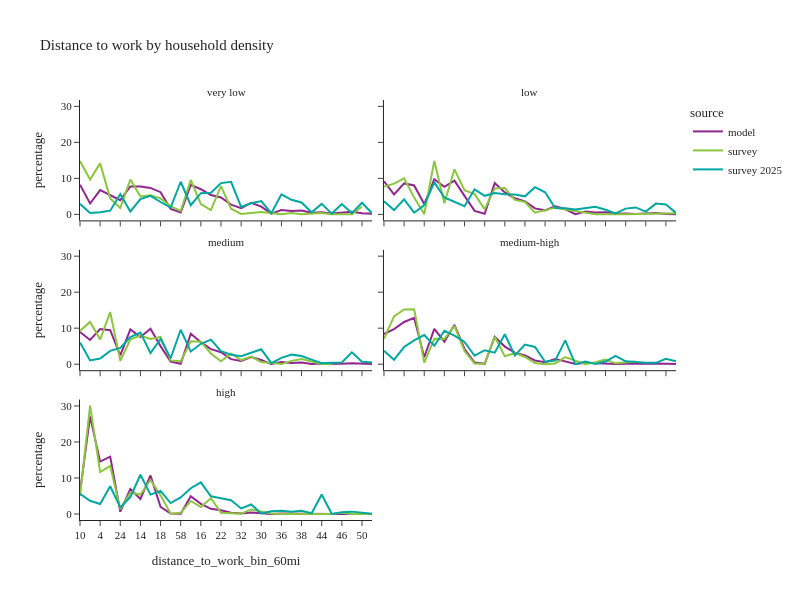

Write notebook code for a chart like this one.
### Code cell
df_plot = per_data.groupby(['source','log_hh_1_group','distance_to_work_bin_60mi'], observed=True)['person_weight'].sum().reset_index()
df_plot['percentage'] = df_plot.groupby(['source','log_hh_1_group'], group_keys=False)['person_weight']. \
    apply(lambda x: 100 * x / float(x.sum()))
# df_plot

fig2 = px.line(df_plot, x='distance_to_work_bin_60mi', y="percentage", color="source",
               facet_col="log_hh_1_group", facet_col_wrap=2,
               title="Distance to work by household density")
fig2.for_each_annotation(lambda a: a.update(text = a.text.split("=")[-1]))
fig2.update_layout(height=600, width=800, font=dict(size=11))
fig2.show()

### Figure 1 — Plotly figure (JSON) as saved in the notebook; plotly's stock layout.template omitted (floating-point values rounded to 4 significant figures)
{"data": [{"hovertemplate": "source=model<br>log_hh_1_group=very low<br>distance_to_work_bin_60mi=%{x}<br>percentage=%{y}<extra></extra>", "legendgroup": "model", "line": {"color": "#91268F", "dash": "solid"}, "marker": {"symbol": "circle"}, "mode": "lines", "name": "model", "orientation": "v", "showlegend": true, "type": "scatter", "x": ["10", "0", "4", "2", "24", "8", "14", "6", "18", "34", "58", "12", "16", "20", "22", "28", "32", "26", "30", "54", "36", "40", "38", "48", "44", "52", "46", "42", "50", "56"], "xaxis": "x5", "y": [8.23, 3.026, 6.761, 5.419, 3.954, 7.759, 7.73, 7.36, 6.163, 1.504, 0.5524, 8.184, 6.994, 5.366, 4.705, 2.717, 1.716, 3.213, 2.141, 0.1998, 1.235, 0.9122, 1.083, 0.4366, 0.6108, 0.2579, 0.541, 0.7335, 0.3298, 0.1669], "yaxis": "y5"}, {"hovertemplate": "source=model<br>log_hh_1_group=low<br>distance_to_work_bin_60mi=%{x}<br>percentage=%{y}<extra></extra>", "legendgroup": "model", "line": {"color": "#91268F", "dash": "solid"}, "marker": {"symbol": "circle"}, "mode": "lines", "name": "model", "orientation": "v", "showlegend": false, "type": "scatter", "x": ["10", "0", "4", "2", "24", "8", "14", "6", "18", "34", "58", "12", "16", "20", "22", "28", "32", "26", "30", "54", "36", "40", "38", "48", "44", "52", "46", "42", "50", "56"], "xaxis": "x6", "y": [9.202, 5.545, 8.603, 8.035, 2.884, 9.709, 7.668, 9.377, 5.131, 0.9709, 0.1919, 8.683, 6.115, 4.477, 3.623, 1.673, 1.123, 2.265, 1.484, 0.0614, 0.7668, 0.5154, 0.6263, 0.1489, 0.2541, 0.07829, 0.2176, 0.4045, 0.1094, 0.05833], "yaxis": "y6"}, {"hovertemplate": "source=model<br>log_hh_1_group=medium<br>distance_to_work_bin_60mi=%{x}<br>percentage=%{y}<extra></extra>", "legendgroup": "model", "line": {"color": "#91268F", "dash": "solid"}, "marker": {"symbol": "circle"}, "mode": "lines", "name": "model", "orientation": "v", "showlegend": false, "type": "scatter", "x": ["10", "0", "4", "2", "24", "8", "14", "6", "18", "34", "58", "12", "16", "20", "22", "28", "32", "26", "30", "54", "36", "40", "38", "48", "44", "52", "46", "42", "50", "56"], "xaxis": "x3", "y": [8.94, 6.732, 9.781, 9.444, 2.477, 9.677, 7.543, 9.855, 5.021, 0.7135, 0.1217, 8.481, 6.11, 4.184, 3.331, 1.408, 0.8691, 1.955, 1.158, 0.03867, 0.5912, 0.3278, 0.4413, 0.08815, 0.1771, 0.05573, 0.1219, 0.2495, 0.07639, 0.03109], "yaxis": "y3"}, {"hovertemplate": "source=model<br>log_hh_1_group=medium-high<br>distance_to_work_bin_60mi=%{x}<br>percentage=%{y}<extra></extra>", "legendgroup": "model", "line": {"color": "#91268F", "dash": "solid"}, "marker": {"symbol": "circle"}, "mode": "lines", "name": "model", "orientation": "v", "showlegend": false, "type": "scatter", "x": ["10", "0", "4", "2", "24", "8", "14", "6", "18", "34", "58", "12", "16", "20", "22", "28", "32", "26", "30", "54", "36", "40", "38", "48", "44", "52", "46", "42", "50", "56"], "xaxis": "x4", "y": [8.389, 9.751, 11.73, 12.89, 1.926, 9.818, 6.259, 10.95, 4.223, 0.4516, 0.1125, 7.639, 4.892, 3.199, 2.46, 1.025, 0.5649, 1.463, 0.7789, 0.02874, 0.3758, 0.2456, 0.3234, 0.05543, 0.1149, 0.02751, 0.08967, 0.162, 0.03587, 0.02384], "yaxis": "y4"}, {"hovertemplate": "source=model<br>log_hh_1_group=high<br>distance_to_work_bin_60mi=%{x}<br>percentage=%{y}<extra></extra>", "legendgroup": "model", "line": {"color": "#91268F", "dash": "solid"}, "marker": {"symbol": "circle"}, "mode": "lines", "name": "model", "orientation": "v", "showlegend": false, "type": "scatter", "x": ["10", "0", "4", "2", "24", "8", "14", "6", "18", "34", "58", "12", "16", "20", "22", "28", "32", "26", "30", "54", "36", "40", "38", "48", "44", "52", "46", "42", "50", "56"], "xaxis": "x", "y": [6.041, 27.09, 14.54, 15.92, 0.6363, 6.921, 4.167, 10.71, 2.0, 0.1455, 0.04452, 4.936, 2.805, 1.431, 1.044, 0.3737, 0.1694, 0.4443, 0.2297, 0.007166, 0.1066, 0.05342, 0.07079, 0.01346, 0.02432, 0.01042, 0.01737, 0.04061, 0.0076, 0.004343], "yaxis": "y"}, {"hovertemplate": "source=survey<br>log_hh_1_group=very low<br>distance_to_work_bin_60mi=%{x}<br>percentage=%{y}<extra></extra>", "legendgroup": "survey", "line": {"color": "#8CC63E", "dash": "solid"}, "marker": {"symbol": "circle"}, "mode": "lines", "name": "survey", "orientation": "v", "showlegend": true, "type": "scatter", "x": ["10", "0", "4", "2", "24", "8", "14", "6", "18", "34", "58", "12", "16", "20", "22", "28", "32", "26", "30", "36", "40", "38", "48", "44", "52", "46", "42", "50"], "xaxis": "x5", "y": [14.8, 9.686, 14.17, 4.434, 1.78, 9.697, 4.984, 5.314, 4.442, 2.237, 0.9584, 9.553, 2.858, 1.197, 7.848, 1.592, 0.1381, 0.3819, 0.6831, 0.02322, 0.4073, 0.01905, 0.1824, 0.3659, 0.0194, 0.01866, 0.01881, 2.19], "yaxis": "y5"}, {"hovertemplate": "source=survey<br>log_hh_1_group=low<br>distance_to_work_bin_60mi=%{x}<br>percentage=%{y}<extra></extra>", "legendgroup": "survey", "line": {"color": "#8CC63E", "dash": "solid"}, "marker": {"symbol": "circle"}, "mode": "lines", "name": "survey", "orientation": "v", "showlegend": false, "type": "scatter", "x": ["10", "0", "4", "2", "24", "8", "14", "6", "18", "34", "58", "12", "16", "20", "22", "28", "26", "40", "44", "56"], "xaxis": "x6", "y": [7.702, 8.539, 10.02, 4.658, 0.1193, 14.83, 3.099, 12.52, 6.695, 5.637, 1.465, 7.185, 7.298, 4.018, 3.434, 0.4675, 1.873, 0.03191, 0.06423, 0.3443], "yaxis": "y6"}, {"hovertemplate": "source=survey<br>log_hh_1_group=medium<br>distance_to_work_bin_60mi=%{x}<br>percentage=%{y}<extra></extra>", "legendgroup": "survey", "line": {"color": "#8CC63E", "dash": "solid"}, "marker": {"symbol": "circle"}, "mode": "lines", "name": "survey", "orientation": "v", "showlegend": false, "type": "scatter", "x": ["10", "0", "4", "2", "24", "8", "14", "6", "18", "34", "58", "12", "16", "20", "22", "28", "32", "26", "30", "36", "40", "38", "44", "52"], "xaxis": "x3", "y": [9.24, 11.74, 6.854, 14.44, 0.9667, 6.838, 7.927, 7.006, 7.564, 1.046, 0.788, 6.343, 6.249, 2.965, 0.8352, 2.967, 1.157, 2.097, 0.5863, 0.02609, 0.9173, 1.416, 0.02866, 0.01213], "yaxis": "y3"}, {"hovertemplate": "source=survey<br>log_hh_1_group=medium-high<br>distance_to_work_bin_60mi=%{x}<br>percentage=%{y}<extra></extra>", "legendgroup": "survey", "line": {"color": "#8CC63E", "dash": "solid"}, "marker": {"symbol": "circle"}, "mode": "lines", "name": "survey", "orientation": "v", "showlegend": false, "type": "scatter", "x": ["10", "0", "4", "2", "24", "8", "14", "6", "18", "34", "58", "12", "16", "20", "22", "28", "32", "26", "30", "36", "40", "38", "48", "52"], "xaxis": "x4", "y": [7.019, 13.29, 15.18, 15.24, 0.4304, 7.033, 7.011, 10.63, 3.651, 0.1753, 0.108, 7.611, 2.202, 3.09, 2.002, 0.3236, 0.01287, 0.2038, 1.956, 0.01488, 0.5215, 1.295, 0.2414, 0.7441], "yaxis": "y4"}, {"hovertemplate": "source=survey<br>log_hh_1_group=high<br>distance_to_work_bin_60mi=%{x}<br>percentage=%{y}<extra></extra>", "legendgroup": "survey", "line": {"color": "#8CC63E", "dash": "solid"}, "marker": {"symbol": "circle"}, "mode": "lines", "name": "survey", "orientation": "v", "showlegend": false, "type": "scatter", "x": ["10", "0", "4", "2", "24", "8", "14", "6", "18", "34", "58", "12", "16", "20", "22", "32", "26", "54", "36", "40", "48", "44", "52", "46", "42", "50", "56"], "xaxis": "x", "y": [4.983, 30.1, 11.65, 13.37, 1.303, 5.928, 5.394, 9.461, 5.174, 0.09834, 0.3356, 3.608, 1.945, 4.368, 0.3159, 0.07383, 1.269, 0.1371, 0.03135, 0.04129, 0.01045, 0.02434, 0.008766, 0.354, 0.008782, 0.006571, 0.006568], "yaxis": "y"}, {"hovertemplate": "source=survey 2025<br>log_hh_1_group=very low<br>distance_to_work_bin_60mi=%{x}<br>percentage=%{y}<extra></extra>", "legendgroup": "survey 2025", "line": {"color": "#00A7A0", "dash": "solid"}, "marker": {"symbol": "circle"}, "mode": "lines", "name": "survey 2025", "orientation": "v", "showlegend": true, "type": "scatter", "x": ["10", "0", "4", "2", "24", "8", "14", "6", "18", "34", "58", "12", "16", "20", "22", "28", "32", "26", "30", "54", "36", "40", "38", "48", "44", "52", "46", "42", "50", "56"], "xaxis": "x5", "y": [2.936, 0.402, 0.6226, 1.04, 5.586, 0.8343, 4.259, 5.14, 3.441, 1.867, 9.062, 2.538, 5.884, 5.987, 8.698, 9.062, 2.085, 3.105, 3.721, 0.3254, 5.564, 4.041, 3.312, 0.5839, 2.917, 0.2223, 2.858, 0.3636, 3.226, 0.3193], "yaxis": "y5"}, {"hovertemplate": "source=survey 2025<br>log_hh_1_group=low<br>distance_to_work_bin_60mi=%{x}<br>percentage=%{y}<extra></extra>", "legendgroup": "survey 2025", "line": {"color": "#00A7A0", "dash": "solid"}, "marker": {"symbol": "circle"}, "mode": "lines", "name": "survey 2025", "orientation": "v", "showlegend": false, "type": "scatter", "x": ["10", "0", "4", "2", "24", "8", "14", "6", "18", "34", "58", "12", "16", "20", "22", "28", "32", "26", "30", "54", "36", "40", "38", "48", "44", "52", "46", "42", "50", "56"], "xaxis": "x6", "y": [3.654, 1.192, 4.169, 0.4687, 2.573, 8.882, 4.707, 3.552, 2.256, 6.958, 5.159, 5.958, 5.609, 5.529, 5.023, 7.569, 6.129, 1.779, 1.717, 1.336, 1.632, 2.123, 1.279, 0.2593, 1.607, 1.935, 0.7778, 2.995, 2.762, 0.4119], "yaxis": "y6"}, {"hovertemplate": "source=survey 2025<br>log_hh_1_group=medium<br>distance_to_work_bin_60mi=%{x}<br>percentage=%{y}<extra></extra>", "legendgroup": "survey 2025", "line": {"color": "#00A7A0", "dash": "solid"}, "marker": {"symbol": "circle"}, "mode": "lines", "name": "survey 2025", "orientation": "v", "showlegend": false, "type": "scatter", "x": ["10", "0", "4", "2", "24", "8", "14", "6", "18", "34", "58", "12", "16", "20", "22", "28", "32", "26", "30", "54", "36", "40", "38", "48", "44", "52", "46", "42", "50", "56"], "xaxis": "x3", "y": [6.01, 1.026, 1.567, 3.691, 4.5, 7.549, 8.803, 3.086, 6.995, 1.639, 9.574, 3.512, 5.658, 6.81, 3.615, 2.648, 2.215, 3.077, 4.139, 0.2838, 1.759, 2.654, 2.286, 1.283, 0.2616, 0.419, 0.4822, 3.292, 0.7001, 0.4664], "yaxis": "y3"}, {"hovertemplate": "source=survey 2025<br>log_hh_1_group=medium-high<br>distance_to_work_bin_60mi=%{x}<br>percentage=%{y}<extra></extra>", "legendgroup": "survey 2025", "line": {"color": "#00A7A0", "dash": "solid"}, "marker": {"symbol": "circle"}, "mode": "lines", "name": "survey 2025", "orientation": "v", "showlegend": false, "type": "scatter", "x": ["10", "0", "4", "2", "24", "8", "14", "6", "18", "34", "58", "12", "16", "20", "22", "28", "32", "26", "30", "54", "36", "40", "38", "48", "44", "52", "46", "42", "50", "56"], "xaxis": "x4", "y": [3.711, 1.225, 4.769, 6.615, 8.105, 5.137, 9.283, 7.942, 6.174, 2.349, 3.885, 3.203, 8.326, 2.425, 5.447, 4.788, 0.6926, 0.9962, 6.629, 0.02156, 0.768, 0.09024, 0.7358, 2.304, 0.8115, 0.5066, 0.3896, 0.3788, 1.513, 0.779], "yaxis": "y4"}, {"hovertemplate": "source=survey 2025<br>log_hh_1_group=high<br>distance_to_work_bin_60mi=%{x}<br>percentage=%{y}<extra></extra>", "legendgroup": "survey 2025", "line": {"color": "#00A7A0", "dash": "solid"}, "marker": {"symbol": "circle"}, "mode": "lines", "name": "survey 2025", "orientation": "v", "showlegend": false, "type": "scatter", "x": ["10", "0", "4", "2", "24", "8", "14", "6", "18", "34", "58", "12", "16", "20", "22", "28", "32", "26", "30", "54", "36", "40", "38", "48", "44", "52", "46", "42", "56"], "xaxis": "x", "y": [5.613, 3.661, 2.771, 7.699, 1.849, 4.702, 10.89, 5.383, 6.406, 3.046, 4.618, 7.149, 8.765, 4.933, 4.356, 3.827, 1.539, 2.642, 0.1464, 0.7601, 0.9013, 0.6084, 0.8833, 0.1888, 5.401, 0.02942, 0.4818, 0.6562, 0.09098], "yaxis": "y"}], "layout": {"annotations": [{"font": {}, "showarrow": false, "text": "high", "x": 0.245, "xanchor": "center", "xref": "paper", "y": 0.2867, "yanchor": "bottom", "yref": "paper"}, {"font": {}, "showarrow": false, "text": "medium", "x": 0.245, "xanchor": "center", "xref": "paper", "y": 0.6433, "yanchor": "bottom", "yref": "paper"}, {"font": {}, "showarrow": false, "text": "medium-high", "x": 0.755, "xanchor": "center", "xref": "paper", "y": 0.6433, "yanchor": "bottom", "yref": "paper"}, {"font": {}, "showarrow": false, "text": "very low", "x": 0.245, "xanchor": "center", "xref": "paper", "y": 1.0, "yanchor": "bottom", "yref": "paper"}, {"font": {}, "showarrow": false, "text": "low", "x": 0.755, "xanchor": "center", "xref": "paper", "y": 1.0, "yanchor": "bottom", "yref": "paper"}], "font": {"size": 11}, "height": 600, "legend": {"title": {"text": "source"}, "tracegroupgap": 0}, "title": {"text": "Distance to work by household density"}, "width": 800, "xaxis": {"anchor": "y", "domain": [0.0, 0.49], "title": {"text": "distance_to_work_bin_60mi"}}, "xaxis2": {"anchor": "y2", "domain": [0.51, 1.0], "matches": "x", "title": {"text": "distance_to_work_bin_60mi"}}, "xaxis3": {"anchor": "y3", "domain": [0.0, 0.49], "matches": "x", "showticklabels": false}, "xaxis4": {"anchor": "y4", "domain": [0.51, 1.0], "matches": "x", "showticklabels": false}, "xaxis5": {"anchor": "y5", "domain": [0.0, 0.49], "matches": "x", "showticklabels": false}, "xaxis6": {"anchor": "y6", "domain": [0.51, 1.0], "matches": "x", "showticklabels": false}, "yaxis": {"anchor": "x", "domain": [0.0, 0.2867], "title": {"text": "percentage"}}, "yaxis2": {"anchor": "x2", "domain": [0.0, 0.2867], "matches": "y", "showticklabels": false}, "yaxis3": {"anchor": "x3", "domain": [0.3567, 0.6433], "matches": "y", "title": {"text": "percentage"}}, "yaxis4": {"anchor": "x4", "domain": [0.3567, 0.6433], "matches": "y", "showticklabels": false}, "yaxis5": {"anchor": "x5", "domain": [0.7133, 1.0], "matches": "y", "title": {"text": "percentage"}}, "yaxis6": {"anchor": "x6", "domain": [0.7133, 1.0], "matches": "y", "showticklabels": false}}}
